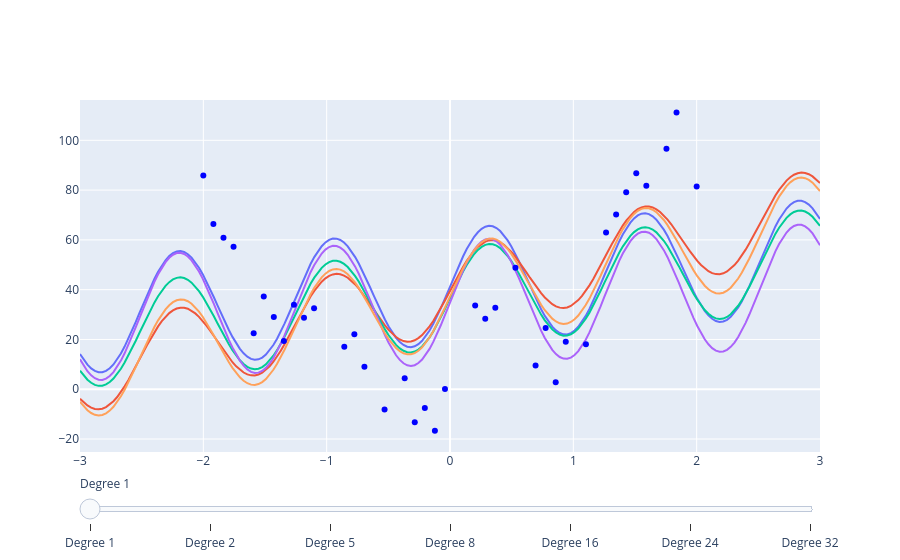

Notebook code for this chart:
### Markdown cell above
## Variance

1. What happens if we repeat the training procedure with different versions of our training data?  

1. How will the models change as we increase the degree of our polynomial?

Here we use cross validation to simulate multiple train and test splits by splitting the training data into **train** and **validation** datasets.  We then visualize each of the corresponding models.

### Code cell
from sklearn.model_selection import KFold

# Construct a KFold object which will define random index splits
kfold_splits = 5
kfold = KFold(kfold_splits, shuffle=True, random_state=42)

# Construct the lines
lines = []

# Make the test lines
X_plt = np.linspace(np.min(X)-1, np.max(X)+1, 200)

# for each train validation split (we ignore the validation data)
for k in basis_sizes:
    for (tr_ind, val_ind) in kfold.split(X_tr):
        # Construct the Phi matrices for each basis size
        Phi = poly_phi(k)(X_tr[tr_ind]) 
        # Fit the model
        model = linear_model.LinearRegression()
        model.fit(Phi, Y_tr[tr_ind])
        # Make predictions at the plotting points
        ytmp = model.predict(poly_phi(k)(X_plt))
        # Plotly has a bug and fails with large numbers
        ytmp[ytmp > 500] = 500
        ytmp[ytmp < -500] = -500
        line = go.Scatter(name="degree "+ str(k), visible=False,
                          x=X_plt, y=ytmp)
        lines.append(line)

for l in lines[0:kfold_splits]:
    l.visible=True

steps = []
for i in range(len(basis_sizes)):
    step = dict(
        label = "Degree " + str(basis_sizes[i]) ,
        method = 'restyle',
        args = ['visible', [False] * (len(lines)+1)]
    )
    step['args'][1][-1] = True
    for u in range(i*kfold_splits, (i+1)*kfold_splits):
        step['args'][1][u] = True # Toggle i'th trace to "visible"
    steps.append(step)
    
sliders = [dict(
    active = 0,
    pad = {"t": 20},
    steps = steps
)]

layout = go.Layout(xaxis=dict(range=[np.min(X_plt), np.max(X_plt)]), 
                   yaxis=dict(range=[np.min(Y) -5 , np.max(Y) + 5]),
                   sliders=sliders,
                   showlegend=False)

iplot(go.Figure(data = lines + [train_points], layout=layout), filename="cv_bv_slider")

### Figure 1 — Plotly figure (JSON) as saved in the notebook; plotly's stock layout.template omitted (floating-point values rounded to 4 significant figures; data arrays with more than 128 entries replaced by an {"elided": "..."} marker saying what was removed)
{"data": [{"name": "degree 1", "type": "scatter", "visible": true, "x": {"elided": "200 float values"}, "y": {"elided": "200 float values"}}, {"name": "degree 1", "type": "scatter", "visible": true, "x": {"elided": "200 float values"}, "y": {"elided": "200 float values"}}, {"name": "degree 1", "type": "scatter", "visible": true, "x": {"elided": "200 float values"}, "y": {"elided": "200 float values"}}, {"name": "degree 1", "type": "scatter", "visible": true, "x": {"elided": "200 float values"}, "y": {"elided": "200 float values"}}, {"name": "degree 1", "type": "scatter", "visible": true, "x": {"elided": "200 float values"}, "y": {"elided": "200 float values"}}, {"name": "degree 2", "type": "scatter", "visible": false, "x": {"elided": "200 float values"}, "y": {"elided": "200 float values"}}, {"name": "degree 2", "type": "scatter", "visible": false, "x": {"elided": "200 float values"}, "y": {"elided": "200 float values"}}, {"name": "degree 2", "type": "scatter", "visible": false, "x": {"elided": "200 float values"}, "y": {"elided": "200 float values"}}, {"name": "degree 2", "type": "scatter", "visible": false, "x": {"elided": "200 float values"}, "y": {"elided": "200 float values"}}, {"name": "degree 2", "type": "scatter", "visible": false, "x": {"elided": "200 float values"}, "y": {"elided": "200 float values"}}, {"name": "degree 5", "type": "scatter", "visible": false, "x": {"elided": "200 float values"}, "y": {"elided": "200 float values"}}, {"name": "degree 5", "type": "scatter", "visible": false, "x": {"elided": "200 float values"}, "y": {"elided": "200 float values"}}, {"name": "degree 5", "type": "scatter", "visible": false, "x": {"elided": "200 float values"}, "y": {"elided": "200 float values"}}, {"name": "degree 5", "type": "scatter", "visible": false, "x": {"elided": "200 float values"}, "y": {"elided": "200 float values"}}, {"name": "degree 5", "type": "scatter", "visible": false, "x": {"elided": "200 float values"}, "y": {"elided": "200 float values"}}, {"name": "degree 8", "type": "scatter", "visible": false, "x": {"elided": "200 float values"}, "y": {"elided": "200 float values"}}, {"name": "degree 8", "type": "scatter", "visible": false, "x": {"elided": "200 float values"}, "y": {"elided": "200 float values"}}, {"name": "degree 8", "type": "scatter", "visible": false, "x": {"elided": "200 float values"}, "y": {"elided": "200 float values"}}, {"name": "degree 8", "type": "scatter", "visible": false, "x": {"elided": "200 float values"}, "y": {"elided": "200 float values"}}, {"name": "degree 8", "type": "scatter", "visible": false, "x": {"elided": "200 float values"}, "y": {"elided": "200 float values"}}, {"name": "degree 16", "type": "scatter", "visible": false, "x": {"elided": "200 float values"}, "y": {"elided": "200 float values"}}, {"name": "degree 16", "type": "scatter", "visible": false, "x": {"elided": "200 float values"}, "y": {"elided": "200 float values"}}, {"name": "degree 16", "type": "scatter", "visible": false, "x": {"elided": "200 float values"}, "y": {"elided": "200 float values"}}, {"name": "degree 16", "type": "scatter", "visible": false, "x": {"elided": "200 float values"}, "y": {"elided": "200 float values"}}, {"name": "degree 16", "type": "scatter", "visible": false, "x": {"elided": "200 float values"}, "y": {"elided": "200 float values"}}, {"name": "degree 24", "type": "scatter", "visible": false, "x": {"elided": "200 float values"}, "y": {"elided": "200 float values"}}, {"name": "degree 24", "type": "scatter", "visible": false, "x": {"elided": "200 float values"}, "y": {"elided": "200 float values"}}, {"name": "degree 24", "type": "scatter", "visible": false, "x": {"elided": "200 float values"}, "y": {"elided": "200 float values"}}, {"name": "degree 24", "type": "scatter", "visible": false, "x": {"elided": "200 float values"}, "y": {"elided": "200 float values"}}, {"name": "degree 24", "type": "scatter", "visible": false, "x": {"elided": "200 float values"}, "y": {"elided": "200 float values"}}, {"name": "degree 32", "type": "scatter", "visible": false, "x": {"elided": "200 float values"}, "y": {"elided": "200 float values"}}, {"name": "degree 32", "type": "scatter", "visible": false, "x": {"elided": "200 float values"}, "y": {"elided": "200 float values"}}, {"name": "degree 32", "type": "scatter", "visible": false, "x": {"elided": "200 float values"}, "y": {"elided": "200 float values"}}, {"name": "degree 32", "type": "scatter", "visible": false, "x": {"elided": "200 float values"}, "y": {"elided": "200 float values"}}, {"name": "degree 32", "type": "scatter", "visible": false, "x": {"elided": "200 float values"}, "y": {"elided": "200 float values"}}, {"marker": {"color": "blue", "symbol": 0}, "mode": "markers", "name": "Train Data", "type": "scatter", "x": [-1.347, -1.755, -1.51, 1.347, 1.755, 1.837, -0.7755, -1.265, -0.6939, -0.04082, 0.7755, 0.5306, -2.0, 1.592, 0.2041, 0.6939, -1.592, 0.3673, -1.102, 0.9388, -1.918, -0.2857, -1.837, 1.51, 0.8571, -0.1224, 1.265, -1.184, -0.2041, -0.5306, 2.0, -0.3673, -1.429, 1.429, -0.8571, 0.2857, 1.102], "y": [19.39, 57.19, 37.22, 70.19, 96.64, 111.2, 22.08, 33.93, 9.001, 0.128, 24.58, 48.85, 85.85, 81.7, 33.68, 9.552, 22.53, 32.75, 32.58, 19.11, 66.36, -13.28, 60.81, 86.79, 2.85, -16.67, 62.92, 28.69, -7.579, -8.142, 81.49, 4.385, 29.05, 79.1, 17.08, 28.28, 18.06]}], "layout": {"showlegend": false, "sliders": [{"active": 0, "pad": {"t": 20}, "steps": [{"args": ["visible", [true, true, true, true, true, false, false, false, false, false, false, false, false, false, false, false, false, false, false, false, false, false, false, false, false, false, false, false, false, false, false, false, false, false, false, true]], "label": "Degree 1", "method": "restyle"}, {"args": ["visible", [false, false, false, false, false, true, true, true, true, true, false, false, false, false, false, false, false, false, false, false, false, false, false, false, false, false, false, false, false, false, false, false, false, false, false, true]], "label": "Degree 2", "method": "restyle"}, {"args": ["visible", [false, false, false, false, false, false, false, false, false, false, true, true, true, true, true, false, false, false, false, false, false, false, false, false, false, false, false, false, false, false, false, false, false, false, false, true]], "label": "Degree 5", "method": "restyle"}, {"args": ["visible", [false, false, false, false, false, false, false, false, false, false, false, false, false, false, false, true, true, true, true, true, false, false, false, false, false, false, false, false, false, false, false, false, false, false, false, true]], "label": "Degree 8", "method": "restyle"}, {"args": ["visible", [false, false, false, false, false, false, false, false, false, false, false, false, false, false, false, false, false, false, false, false, true, true, true, true, true, false, false, false, false, false, false, false, false, false, false, true]], "label": "Degree 16", "method": "restyle"}, {"args": ["visible", [false, false, false, false, false, false, false, false, false, false, false, false, false, false, false, false, false, false, false, false, false, false, false, false, false, true, true, true, true, true, false, false, false, false, false, true]], "label": "Degree 24", "method": "restyle"}, {"args": ["visible", [false, false, false, false, false, false, false, false, false, false, false, false, false, false, false, false, false, false, false, false, false, false, false, false, false, false, false, false, false, false, true, true, true, true, true, true]], "label": "Degree 32", "method": "restyle"}]}], "xaxis": {"range": [-3, 3]}, "yaxis": {"range": [-25.21, 116.2]}}}
